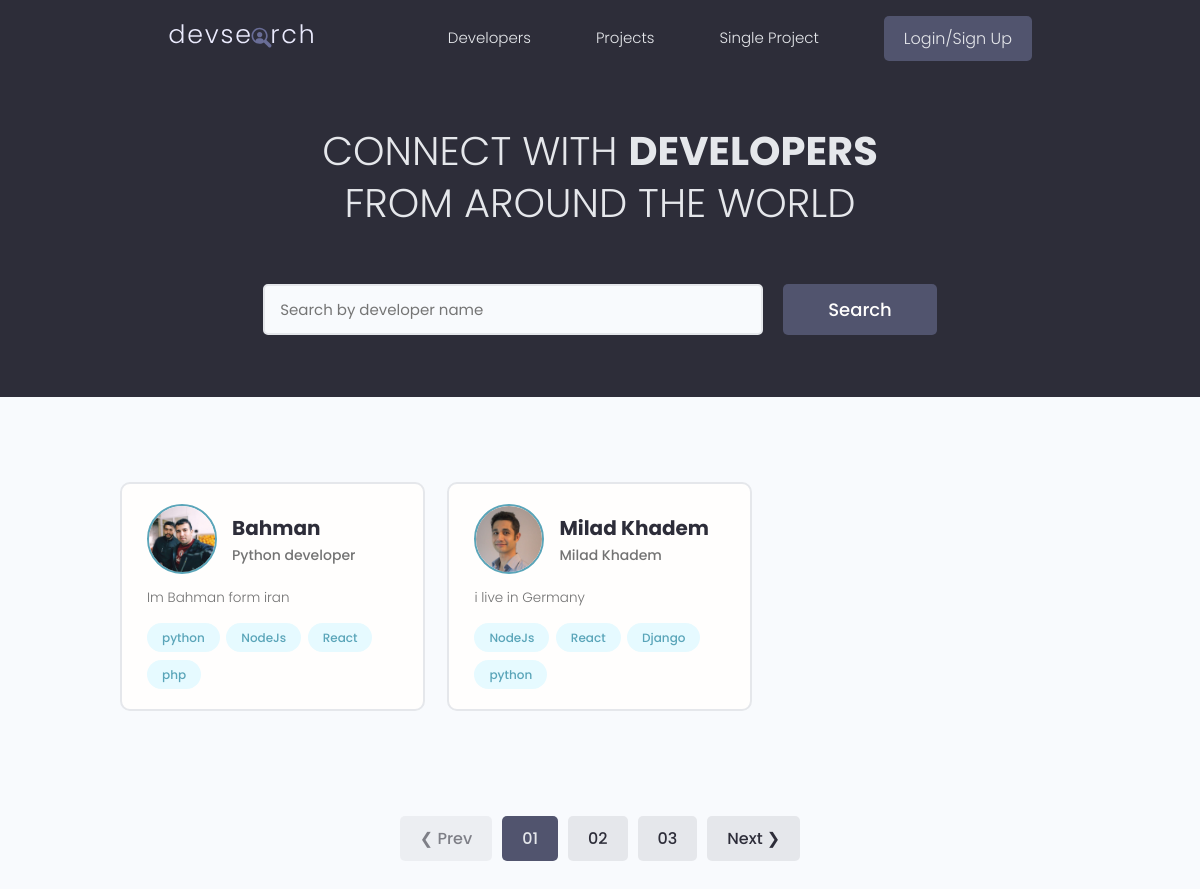
The page / on the database its author committed.
### dev_users/models.py (models this page shows, shortened)
class Profile(models.Model):
    user = models.OneToOneField(User,on_delete=models.CASCADE,null=True,blank=True,verbose_name='یوزر')
    name = models.CharField(max_length=200,null=True,blank=True,verbose_name='نام')
    email = models.EmailField(max_length=500,null=True,blank=True,verbose_name='ایمیل')
    short_bio = models.CharField(max_length=200,null=True,blank=True,verbose_name='معرفی کوتاه')
    username = models.CharField(max_length=200,null=True,blank=True,verbose_name='نام کاربری ')
    bio = models.TextField(null=True,blank=True,verbose_name='بیوگرافی')
    location = models.CharField(max_length=200,null=True,blank=True,verbose_name='محل زندگی')
    profile_image = models.ImageField(null=True,blank=True,upload_to='profiles/',default="profiles/user-default.png",verbose_name='عکس پروفایل')
    social_github = models.CharField(max_length=200,null=True,blank=True,verbose_name='گیت هاب')
    social_twitter = models.CharField(max_length=200,null=True,blank=True,verbose_name='توئیتر')
    social_linkedin = models.CharField(max_length=200,null=True,blank=True,verbose_name='لینکدین')
    social_website = models.CharField(max_length=200,null=True,blank=True,verbose_name='وب سایت')
    created = models.DateTimeField(auto_now_add=True, verbose_name='تاریخ ایجاد')
    id = models.UUIDField(default=uuid.uuid4, unique=True, primary_key=True, editable=False)
    class Meta:
        verbose_name = 'یوزر'
        verbose_name_plural = 'پروفایل'

class Skill(models.Model):
    owner = models.ForeignKey(Profile,on_delete=models.CASCADE,null=True,blank=True,verbose_name='یوز مربوط ')
    name = models.CharField(max_length=200,null=True,blank=True,verbose_name='نام ')
    description =models.TextField(null=True,blank=True,verbose_name='توضیحات ')
    created = models.DateTimeField(auto_now_add=True,verbose_name='تاریخ ایجاد ')
    id = models.UUIDField(default=uuid.uuid4,unique=True,primary_key=True,editable=False)
    def __str__(self):
        return str(self.name)
    class Meta:
        verbose_name = 'مهارت'
        verbose_name_plural = 'مهارت ها'

### dev_users/views.py (the view)
# urls.py: path('',views.profiles, name ="profiles"),
def profiles(request):
    profile = Profile.objects.all()
    context = {
        'profile':profile,
    }
    return render(request, 'Users/All-profiles.html', context)

### dev_users/templates/Users/All-profiles.html (shortened to what this page needs)
{% extends 'Shared/main.html' %}
{% block content %}
     <main class="home">
    <section class="hero-section text-center">
      <div class="container container--narrow">
        <div class="hero-section__box">
          <h2>CONNECT WITH <span>DEVELOPERS</span></h2>
          <h2>FROM AROUND THE WORLD</h2>
        </div>
        <div class="hero-section__search">
          <form class="form" action="#" method="get">
            <div class="form__field">
              <input class="input input--text" id="formInput#search" type="text" name="text"
                placeholder="Search by developer name" />
            </div>
            <input class="btn btn--sub btn--lg" type="submit" value="Search" />
          </form>
        </div>
      </div>
    </section>
    <section class="devlist">
      <div class="container">
        <div class="grid grid--three">
            {% for profile in profile %}
          <div class="column card">
            <div class="dev">
              <a href="{% url 'user-profile' profile.id %}" class="card__body">
                <div class="dev__profile">
                  <img class="avatar avatar--md" src="{{ profile.profile_image.url }}" alt="image" />
                  <div class="dev__meta">
                    <h3>{{ profile.name}}</h3>
                    <h5>{{ profile.short_bio }}</h5>
                  </div>
                </div>
                <p class="dev__info">{{ profile.bio }}</p>
                <div class="dev__skills">
                {% for skill in profile.skill_set.all|slice:"4" %}
                  <span class="tag tag--pill tag--main">
                    <small>{{ skill }}</small>
                  </span>
                    {% endfor %}
                </div>
              </a>
            </div>
          </div>
          {% endfor %}
        </div>
      </div>
    </section>
    <div class="pagination">
      <ul class="container">
        <li><a href="#" class="btn btn--disabled">&#10094; Prev</a></li>
        <li><a href="#" class="btn btn--sub">01</a></li>
        <li><a href="#" class="btn">02</a></li>
        <li><a href="#" class="btn">03</a></li>
        <li><a href="#" class="btn">Next &#10095;</a></li>
      </ul>
    </div>
  </main>
{% endblock content %}

### static/styles/app.css (style rules this page uses)
:root { --color-sub: #2d2d39; }
.btn--sub { background-color: var(--color-sub-light); }
.card { border: 2px solid var(--color-light); }
img { width: 100%; }
.hero-section { height: 40vh; display: flex; align-items: center; background-color: var(--color-sub); }
.hero-section__box { margin-bottom: 4rem; }
.hero-section__box > h2, .hero-section__box > h2 > span { font-size: 4rem; color: var(--color-light); line-height: 1.3; text-transform: uppercase; }
.hero-section__box > h2 { font-weight: 300; }
.hero-section__box > h2 > span { font-weight: 700; }
.hero-section__search > .form { display: flex; align-items: center; justify-content: center; gap: 2rem; }
.hero-section__search > .form input.input--text { width: 50rem; }
.devlist { margin-top: 8rem; }
.devlist .grid { align-items: stretch; }
.devlist .dev .dev__profile { display: flex; align-items: center; gap: 1.5rem; }
.devlist .dev .dev__meta h3 { color: var(--color-sub); font-size: 2rem; font-weight: 700; }
.devlist .dev .dev__meta h5 { color: var(--color-text); font-size: 1.4rem; font-weight: 500; }
.devlist .dev .dev__info { margin: 1.5rem 0; font-size: 1.35rem; line-height: 1.4; text-align: justify; }
.pagination { margin-top: 8rem; margin-bottom: 10rem; }
.pagination > ul { flex-wrap: wrap; list-style: none; display: flex; align-items: center; justify-content: center; gap: 1rem; }
.pagination .btn { color: var(--color-sub); }
.pagination .btn.btn--sub { color: var(--color-light); }

### static/uikit/styles/modules/_variables.css (style rules this page uses)
:root { --color-main: #5aa5b9; --color-main-light: #e6faff; --color-sub: #3f4156; --color-sub-light: #51546e; --color-sub-lighter: #ededfd; --color-text: #737373; --color-gray: #8b8b8b; --color-light: #e5e7eb; --color-light-gray: #767676; --color-bg: #f8fafd; --color-white: #fffefd; --color-white-light: #f3f3f3; --color-success: #359e64; --color-success-bg: #def8e8; --color-error: #fc4b0b; --color-error-bg: #fff2ee; --font-base: 'Poppins', arial, helvetica, 'Segoe UI', roboto, ubuntu, sans-serif; --font-monospace: 'Fira Code', 'Courier New', courier, monospace; --font-regular: 300; --font-medium: 500; --font-bold: 700; --generic-shadow: 1px 1px 5px #00000010; --generic-transition: all 0.3s ease-in-out; }

### static/uikit/styles/modules/_base.css (style rules this page uses)
* { margin: 0; padding: 0; box-sizing: border-box; text-rendering: optimizeLegibility; color: inherit; font-size: inherit; }
html { font-size: 50%; }
@media only screen and (min-width: 480px) { html { font-size: 56.25%; } }
@media only screen and (min-width: 1200px) { html { font-size: 62.5%; } }
body { line-height: 1.6; font-weight: 400; font-size: 1.5rem; color: var(--color-text); background-color: var(--color-bg); min-height: 100vh; }

### static/uikit/styles/modules/_typography.css (style rules this page uses)
* { font-family: var(--font-base); }
h2 { font-size: 3.6rem; font-weight: var(--font-bold); }
h3 { font-size: 3.2rem; font-weight: var(--font-medium); }
h5 { font-size: 2.4rem; font-weight: var(--font-medium); }
h5, h6 { font-weight: var(--font-regular); }
p, span, strong { font-size: 1.6rem; color: var(--color-text); font-weight: var(--font-regular); }
a { padding-bottom: 2px; text-decoration: none; display: inline-block; color: var(--color-main); font-weight: var(--font-medium); }

### static/uikit/styles/modules/_utilities.css (style rules this page uses)
.container { width: 92%; max-width: 165rem; margin: 0 auto; box-sizing: border-box; }
.container--narrow { width: 92%; max-width: 120rem; }
@media screen and (min-width: 1000px) { .container { width: 90%; } }
@media screen and (min-width: 1000px) { .container--narrow { width: 85%; } }
@media screen and (min-width: 1200px) { .container { width: 80%; } }
@media screen and (min-width: 1200px) { .container--narrow { width: 72%; } }
.text-center { text-align: center; }

### static/uikit/styles/modules/_avatar.css (style rules this page uses)
.avatar { border-radius: 50%; border: 2px solid var(--color-main); object-fit: cover; }
.avatar--md { height: 7rem; width: 7rem; }

### static/uikit/styles/modules/_button.css (style rules this page uses)
.btn { display: inline-block; position: relative; cursor: pointer; background-color: var(--color-light); font-weight: var(--font-medium); color: var(--color-sub); text-decoration: none; padding: 1rem 2rem; border-radius: 0.5rem; border: none; width: -webkit-fit-content; width: -moz-fit-content; width: fit-content; height: -webkit-fit-content; height: -moz-fit-content; height: fit-content; font-size: 1.6rem; outline-width: 0; outline-color: transparent; -webkit-backface-visibility: hidden; backface-visibility: hidden; transition: all 0.3s ease-in-out; }
.btn:disabled, .btn--disabled { cursor: not-allowed; opacity: 0.6; }
.btn--sub { background-color: var(--color-sub); color: var(--color-white); }
.btn--lg { font-size: 1.8rem; padding: 1.2rem 4.5rem; }

### rows shown on the page
Profile: profile_image (picture), name "Bahman", short_bio "Python developer", bio "Im Bahman form iran"
Skill: name "python"
Skill: name "NodeJs"
Skill: name "React"
Skill: name "php"
Profile: profile_image (picture), name "Milad Khadem", short_bio "Milad Khadem", bio "i live in Germany"
Skill: name "NodeJs"
Skill: name "React"
Skill: name "Django"
Skill: name "python"
